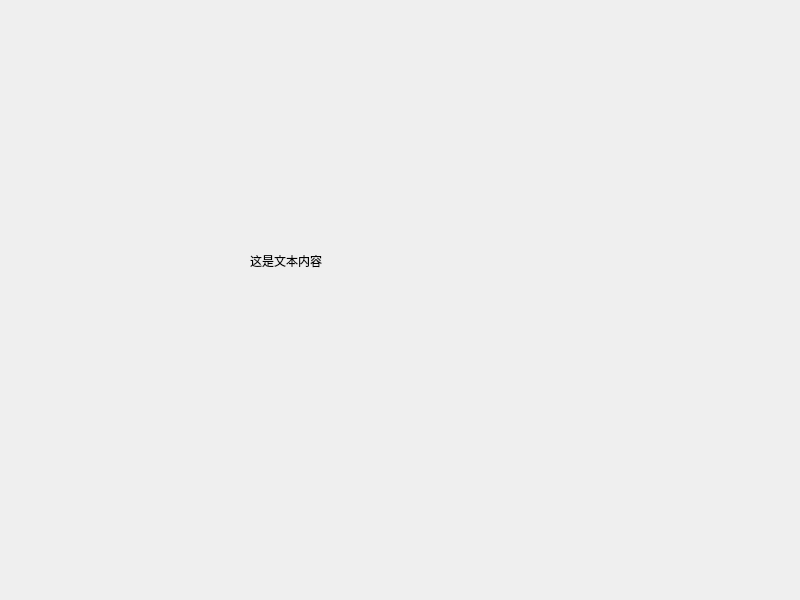
<?xml version="1.0" encoding="UTF-8"?>
<ui version="4.0">
 <class>Widget</class>
 <widget class="QWidget" name="Widget">
  <property name="geometry">
   <rect>
    <x>0</x>
    <y>0</y>
    <width>800</width>
    <height>600</height>
   </rect>
  </property>
  <property name="windowTitle">
   <string>Widget</string>
  </property>
  <widget class="QLabel" name="label">
   <property name="geometry">
    <rect>
     <x>250</x>
     <y>200</y>
     <width>311</width>
     <height>121</height>
    </rect>
   </property>
   <property name="text">
    <string>这是文本内容</string>
   </property>
  </widget>
 </widget>
 <resources/>
 <connections/>
</ui>
